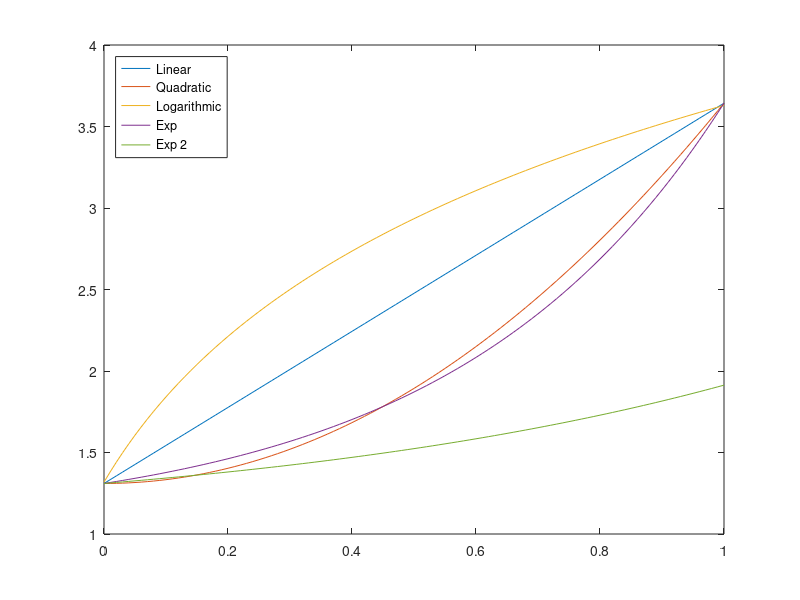

This figure's MATLAB source:
% Equations used in my modelling. See tissue.h and
% guidingtissue::exponential_expression and similar

x = [0:0.01:1];

_exp = 0.26 .* exp (2.3.*x) + 1.05;
_exp2 = 0.26 .* exp (1.2.*x) + 1.05;
_log = 2.32 + 1.29 .* log (2.3 .* (x+0.2));
_quad = 1.31 + 2.333 .* x .* x;
_lin = 1.31 + 2.333 .* x;

figure(1); clf;
plot (x, _lin);
hold on;
plot (x, _quad);
plot (x, _log);
plot (x, _exp);
plot (x, _exp2);
lg = legend (['Linear';'Quadratic';'Logarithmic';'Exp';'Exp 2'],'Location','NorthWest');
